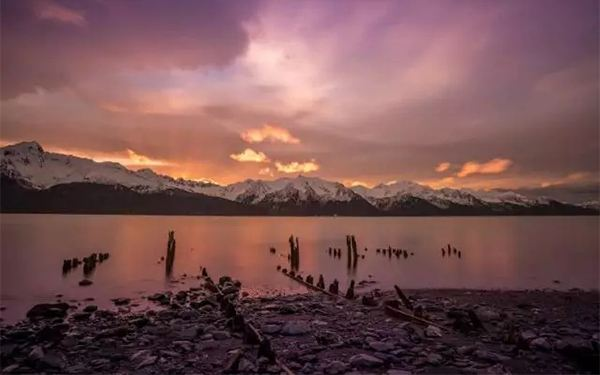
#> input picture 17 机器学习/05 图片处理/sunrise.jpg, 600 x 375 px, found by its file name
$ python 03eq.py
#> lines starting #> are read from the running program, lines starting #| are printed output that depends on the picture
import numpy as np
import cv2


original = cv2.imread("C:\\Users\\tarena\\Desktop\\sunrise.jpg")
#> original is the input picture: shape (375, 600, 3); mean B, G, R 82.6, 81.5, 118.9
cv2.imshow("original", original)

gray = cv2.cvtColor(original, cv2.COLOR_BGR2GRAY)   # 转换为灰度图, 不可逆的变化
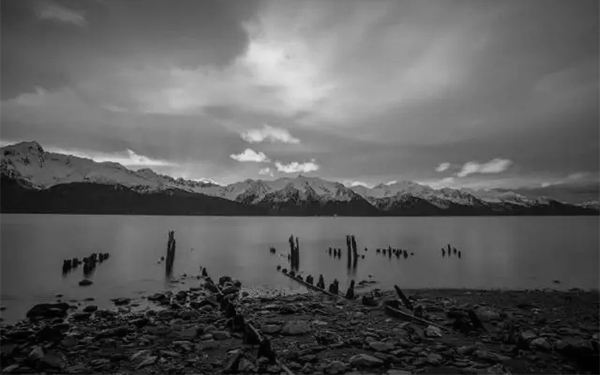
#> gray: shape (375, 600); min 0, max 234, mean 92.8
cv2.imshow("gray", gray)

equlized_gray = cv2.equalizeHist(gray)   # 均衡化灰度图, 可以调亮图片
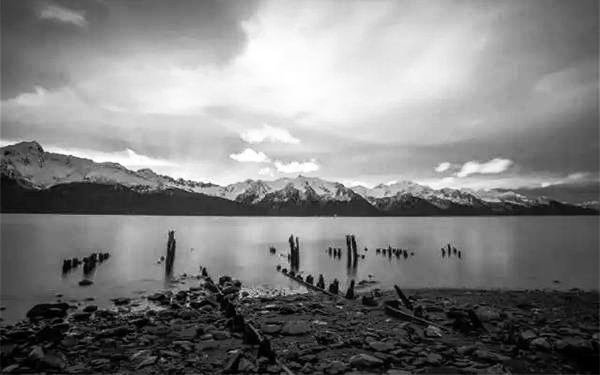
#> equlized_gray: shape (375, 600); min 0, max 255, mean 128.2
cv2.imshow("equlize_gray", equlized_gray)

yuv = cv2.cvtColor(original, cv2.COLOR_BGR2YUV)   # yuv调整, 使用亮度, 饱和度, 色度来改变颜色
#> yuv: shape (375, 600, 3); mean of channels 0, 1, 2 92.8, 123, 150.9
cv2.imshow("yuv", yuv)

yuv[..., 0] = cv2.equalizeHist(yuv[..., 0])   # 均衡化的方式增加亮度
#> yuv: shape (375, 600, 3); mean of channels 0, 1, 2 128.2, 123, 150.9
equalized_color = cv2.cvtColor(yuv, cv2.COLOR_YUV2BGR)   # 在次转换为BGR图
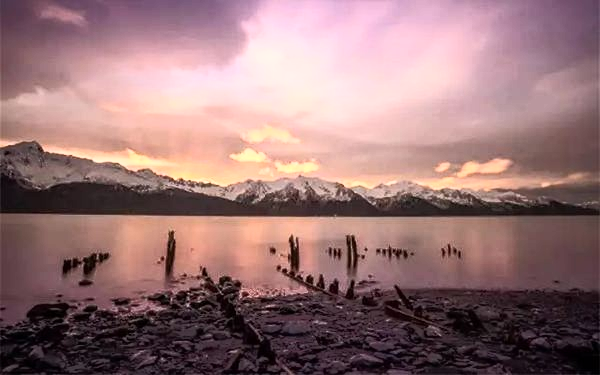
#> equalized_color: shape (375, 600, 3); mean B, G, R 118.2, 116.9, 151.2
cv2.imshow("equlized_color", equalized_color)

cv2.waitKey()

$ run again, with 17 机器学习/05 图片处理/table.jpg copied over 17 机器学习/05 图片处理/sunrise.jpg
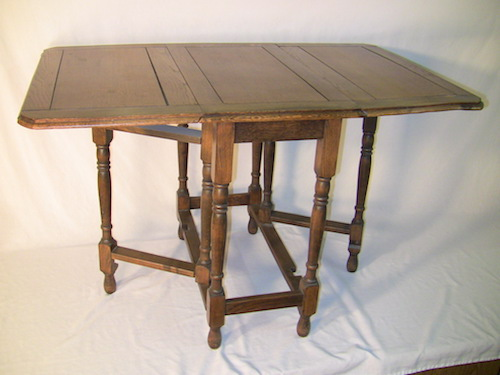
#> input picture 17 机器学习/05 图片处理/table.jpg, 500 x 375 px, found by its file name
#> original is the input picture: shape (375, 500, 3); mean B, G, R 157.7, 169.6, 182.9
#> `gray = cv2.cvtColor(original, cv2.COLOR_BGR2GRAY)`:
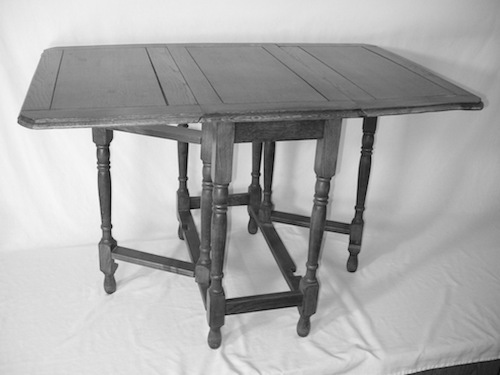
#> gray: shape (375, 500); min 2, max 251, mean 172.2
#> `equalized_color = cv2.cvtColor(yuv, cv2.COLOR_YUV2BGR)`:
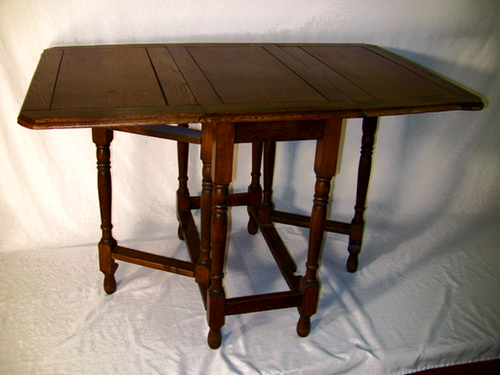
#> equalized_color: shape (375, 500, 3); mean B, G, R 115.4, 125.7, 138.8
